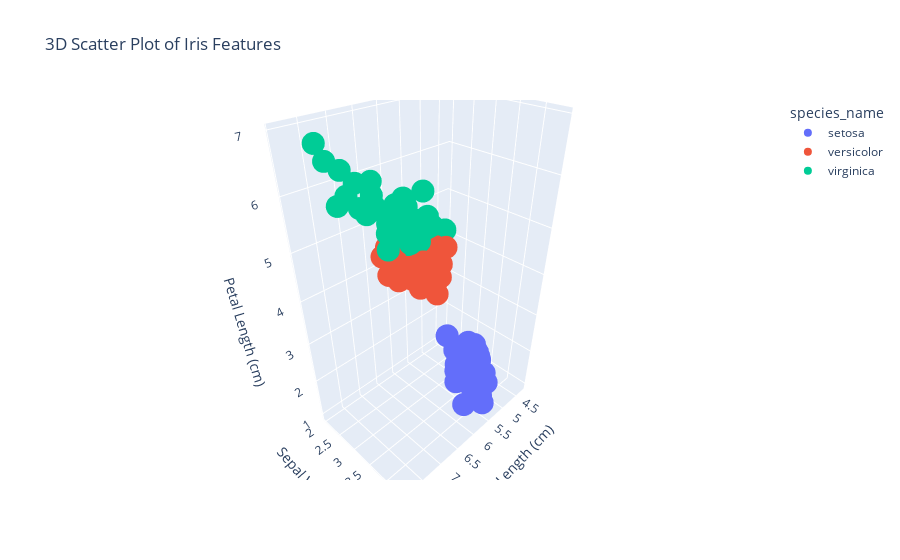

The notebook cell saved with this chart:
### Code cell
# 3D scatter plot
fig = px.scatter_3d(data, x='sepal length (cm)', y='sepal width (cm)', z='petal length (cm)',
                    color='species_name', title='3D Scatter Plot of Iris Features',
                    labels={'sepal length (cm)': 'Sepal Length', 
                           'sepal width (cm)': 'Sepal Width',
                           'petal length (cm)': 'Petal Length'})
fig.update_layout(scene=dict(xaxis_title='Sepal Length (cm)',
                            yaxis_title='Sepal Width (cm)',
                            zaxis_title='Petal Length (cm)'))
fig.show()

# Box plots for each feature
plt.figure(figsize=(15, 10))
for i, feature in enumerate(iris.feature_names):
    plt.subplot(2, 2, i+1)
    sns.boxplot(data=data, x='species_name', y=feature)
    plt.title(f'{feature} by Species')
    plt.xticks(rotation=45)

plt.tight_layout()
plt.show()

### Figure 1 — Plotly figure (JSON) as saved in the notebook; plotly's stock layout.template omitted (floating-point values rounded to 4 significant figures)
{"data": [{"hovertemplate": "species_name=setosa<br>Sepal Length=%{x}<br>Sepal Width=%{y}<br>Petal Length=%{z}<extra></extra>", "legendgroup": "setosa", "marker": {"color": "#636efa", "symbol": "circle"}, "mode": "markers", "name": "setosa", "scene": "scene", "showlegend": true, "type": "scatter3d", "x": [5.1, 4.9, 4.7, 4.6, 5.0, 5.4, 4.6, 5.0, 4.4, 4.9, 5.4, 4.8, 4.8, 4.3, 5.8, 5.7, 5.4, 5.1, 5.7, 5.1, 5.4, 5.1, 4.6, 5.1, 4.8, 5.0, 5.0, 5.2, 5.2, 4.7, 4.8, 5.4, 5.2, 5.5, 4.9, 5.0, 5.5, 4.9, 4.4, 5.1, 5.0, 4.5, 4.4, 5.0, 5.1, 4.8, 5.1, 4.6, 5.3, 5.0], "y": [3.5, 3.0, 3.2, 3.1, 3.6, 3.9, 3.4, 3.4, 2.9, 3.1, 3.7, 3.4, 3.0, 3.0, 4.0, 4.4, 3.9, 3.5, 3.8, 3.8, 3.4, 3.7, 3.6, 3.3, 3.4, 3.0, 3.4, 3.5, 3.4, 3.2, 3.1, 3.4, 4.1, 4.2, 3.1, 3.2, 3.5, 3.6, 3.0, 3.4, 3.5, 2.3, 3.2, 3.5, 3.8, 3.0, 3.8, 3.2, 3.7, 3.3], "z": [1.4, 1.4, 1.3, 1.5, 1.4, 1.7, 1.4, 1.5, 1.4, 1.5, 1.5, 1.6, 1.4, 1.1, 1.2, 1.5, 1.3, 1.4, 1.7, 1.5, 1.7, 1.5, 1.0, 1.7, 1.9, 1.6, 1.6, 1.5, 1.4, 1.6, 1.6, 1.5, 1.5, 1.4, 1.5, 1.2, 1.3, 1.4, 1.3, 1.5, 1.3, 1.3, 1.3, 1.6, 1.9, 1.4, 1.6, 1.4, 1.5, 1.4]}, {"hovertemplate": "species_name=versicolor<br>Sepal Length=%{x}<br>Sepal Width=%{y}<br>Petal Length=%{z}<extra></extra>", "legendgroup": "versicolor", "marker": {"color": "#EF553B", "symbol": "circle"}, "mode": "markers", "name": "versicolor", "scene": "scene", "showlegend": true, "type": "scatter3d", "x": [7.0, 6.4, 6.9, 5.5, 6.5, 5.7, 6.3, 4.9, 6.6, 5.2, 5.0, 5.9, 6.0, 6.1, 5.6, 6.7, 5.6, 5.8, 6.2, 5.6, 5.9, 6.1, 6.3, 6.1, 6.4, 6.6, 6.8, 6.7, 6.0, 5.7, 5.5, 5.5, 5.8, 6.0, 5.4, 6.0, 6.7, 6.3, 5.6, 5.5, 5.5, 6.1, 5.8, 5.0, 5.6, 5.7, 5.7, 6.2, 5.1, 5.7], "y": [3.2, 3.2, 3.1, 2.3, 2.8, 2.8, 3.3, 2.4, 2.9, 2.7, 2.0, 3.0, 2.2, 2.9, 2.9, 3.1, 3.0, 2.7, 2.2, 2.5, 3.2, 2.8, 2.5, 2.8, 2.9, 3.0, 2.8, 3.0, 2.9, 2.6, 2.4, 2.4, 2.7, 2.7, 3.0, 3.4, 3.1, 2.3, 3.0, 2.5, 2.6, 3.0, 2.6, 2.3, 2.7, 3.0, 2.9, 2.9, 2.5, 2.8], "z": [4.7, 4.5, 4.9, 4.0, 4.6, 4.5, 4.7, 3.3, 4.6, 3.9, 3.5, 4.2, 4.0, 4.7, 3.6, 4.4, 4.5, 4.1, 4.5, 3.9, 4.8, 4.0, 4.9, 4.7, 4.3, 4.4, 4.8, 5.0, 4.5, 3.5, 3.8, 3.7, 3.9, 5.1, 4.5, 4.5, 4.7, 4.4, 4.1, 4.0, 4.4, 4.6, 4.0, 3.3, 4.2, 4.2, 4.2, 4.3, 3.0, 4.1]}, {"hovertemplate": "species_name=virginica<br>Sepal Length=%{x}<br>Sepal Width=%{y}<br>Petal Length=%{z}<extra></extra>", "legendgroup": "virginica", "marker": {"color": "#00cc96", "symbol": "circle"}, "mode": "markers", "name": "virginica", "scene": "scene", "showlegend": true, "type": "scatter3d", "x": [6.3, 5.8, 7.1, 6.3, 6.5, 7.6, 4.9, 7.3, 6.7, 7.2, 6.5, 6.4, 6.8, 5.7, 5.8, 6.4, 6.5, 7.7, 7.7, 6.0, 6.9, 5.6, 7.7, 6.3, 6.7, 7.2, 6.2, 6.1, 6.4, 7.2, 7.4, 7.9, 6.4, 6.3, 6.1, 7.7, 6.3, 6.4, 6.0, 6.9, 6.7, 6.9, 5.8, 6.8, 6.7, 6.7, 6.3, 6.5, 6.2, 5.9], "y": [3.3, 2.7, 3.0, 2.9, 3.0, 3.0, 2.5, 2.9, 2.5, 3.6, 3.2, 2.7, 3.0, 2.5, 2.8, 3.2, 3.0, 3.8, 2.6, 2.2, 3.2, 2.8, 2.8, 2.7, 3.3, 3.2, 2.8, 3.0, 2.8, 3.0, 2.8, 3.8, 2.8, 2.8, 2.6, 3.0, 3.4, 3.1, 3.0, 3.1, 3.1, 3.1, 2.7, 3.2, 3.3, 3.0, 2.5, 3.0, 3.4, 3.0], "z": [6.0, 5.1, 5.9, 5.6, 5.8, 6.6, 4.5, 6.3, 5.8, 6.1, 5.1, 5.3, 5.5, 5.0, 5.1, 5.3, 5.5, 6.7, 6.9, 5.0, 5.7, 4.9, 6.7, 4.9, 5.7, 6.0, 4.8, 4.9, 5.6, 5.8, 6.1, 6.4, 5.6, 5.1, 5.6, 6.1, 5.6, 5.5, 4.8, 5.4, 5.6, 5.1, 5.1, 5.9, 5.7, 5.2, 5.0, 5.2, 5.4, 5.1]}], "layout": {"legend": {"title": {"text": "species_name"}, "tracegroupgap": 0}, "scene": {"domain": {"x": [0, 1], "y": [0, 1]}, "xaxis": {"title": {"text": "Sepal Length (cm)"}}, "yaxis": {"title": {"text": "Sepal Width (cm)"}}, "zaxis": {"title": {"text": "Petal Length (cm)"}}}, "title": {"text": "3D Scatter Plot of Iris Features"}}}
